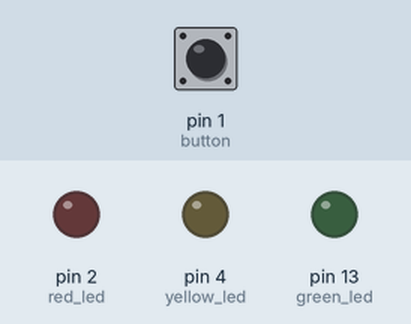
Bench run of a sketch on a simulated Arduino Uno, built with avr-gcc and run on an emulated ATmega328P. On the bench: output pins drawn as LEDs (lit = HIGH). Dashed ring = blinking. The inputs (shaded band) are chosen by the test bench; at power-on: pin 1 (button) LOW.

Above: at 1.2 s.
1.3 s: pin 1 (button) pulled HIGH for 3.2 s
At 2.4 s:
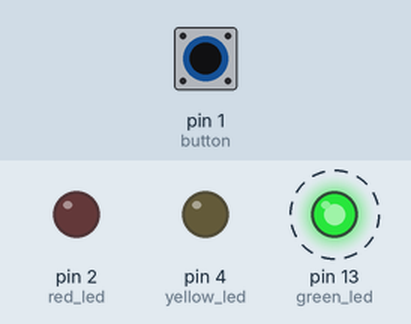
Timing chart, 0 to 6.4 s (numbered marks = the images above; inputs shaded):
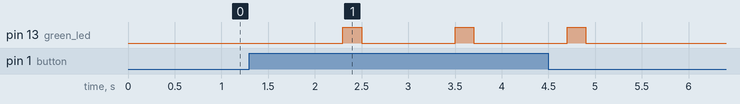

The sketch:

simple.ino
```cpp
int green_led = 13;
int yellow_led = 4;     //first we have to define our term(idk what else to call them lol :) )
int red_led = 2;
int button = 1;

void setup() {                        //then we have to tell the system if our button or led is either an output or an input
  pinMode(green_led, OUTPUT);
  pinMode(yellow_led, OUTPUT);       // im basicaly doing this to get better at using buttons and etc.
  pinMode(red_led, OUTPUT);
  pinMode(button, INPUT);
}
void loop() {
  if (digitalRead(button) == HIGH) {  // the only thing im not sure in this part is to whether to write digitalWrite(green_led, LOW) and etc.  to turn the led off cos i will define the else term whivh will basically tell the system to not to turn on the led s if i dont press the button
    digitalWrite(green_led, LOW);
    delay(1000);
    digitalWrite(green_led, HIGH);
    delay(200);

  }
  else {
    digitalWrite(green_led, LOW);
  }

}
```

Measured:
- after the input at 1.3 s, pin 13 (green_led): alternates HIGH for 0.20 s and LOW for 1.0 s, 6 changes in all, then stays LOW, starting after 1.0 s
